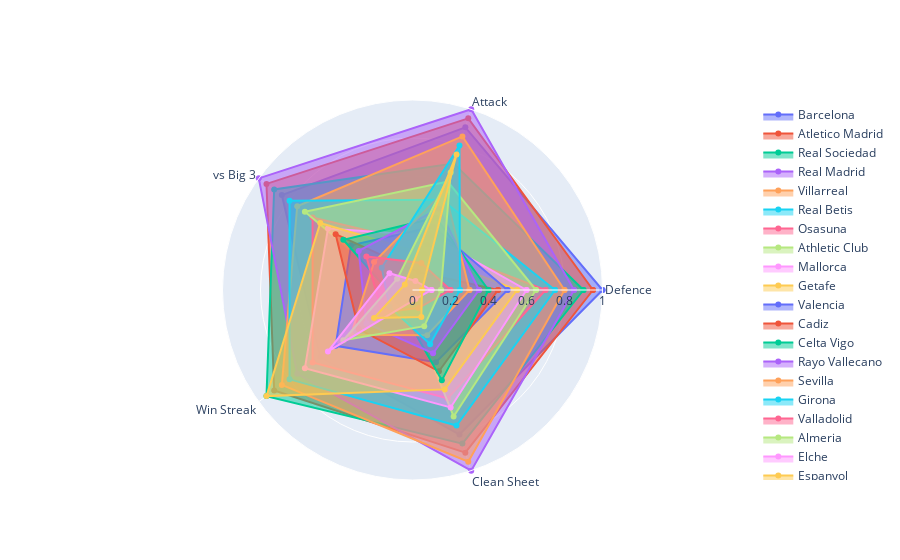

Write notebook code for a chart like this one.
### Code cell
import plotly.graph_objects as go


categories = ['Defence','Attack','vs Big 3',
              'Win Streak','Clean Sheet']



categories.append(categories[0])

fig = go.Figure()

for val in teams_stats:
    fig.add_trace(go.Scatterpolar(
          r=teams_stats[val],
          theta=categories,
          fill='toself',
          name= val,
        showlegend=val in teams_list, visible = True,
    ))
    

fig.update_layout(
  polar=dict(
    radialaxis=dict(
      visible=True,
      range=[0, 1]
    )),
  showlegend=True
)

fig.show()

### Figure 1 — Plotly figure (JSON) as saved in the notebook; plotly's stock layout.template omitted (floating-point values rounded to 4 significant figures)
{"data": [{"fill": "toself", "name": "Barcelona", "r": [1, 0.9, 0.85, 0.6, 0.8, 1], "showlegend": true, "theta": ["Defence", "Attack", "vs Big 3", "Win Streak", "Clean Sheet", "Defence"], "type": "scatterpolar", "visible": true}, {"fill": "toself", "name": "Atletico Madrid", "r": [0.95, 0.95, 0.95, 0.9, 0.9, 0.95], "showlegend": true, "theta": ["Defence", "Attack", "vs Big 3", "Win Streak", "Clean Sheet", "Defence"], "type": "scatterpolar", "visible": true}, {"fill": "toself", "name": "Real Sociedad", "r": [0.9, 0.7, 0.9, 0.95, 0.85, 0.9], "showlegend": true, "theta": ["Defence", "Attack", "vs Big 3", "Win Streak", "Clean Sheet", "Defence"], "type": "scatterpolar", "visible": true}, {"fill": "toself", "name": "Real Madrid", "r": [0.85, 1, 1, 0.75, 1, 0.85], "showlegend": true, "theta": ["Defence", "Attack", "vs Big 3", "Win Streak", "Clean Sheet", "Defence"], "type": "scatterpolar", "visible": true}, {"fill": "toself", "name": "Villarreal", "r": [0.8, 0.85, 0.75, 0.85, 0.95, 0.8], "showlegend": true, "theta": ["Defence", "Attack", "vs Big 3", "Win Streak", "Clean Sheet", "Defence"], "type": "scatterpolar", "visible": true}, {"fill": "toself", "name": "Real Betis", "r": [0.75, 0.5, 0.8, 0.8, 0.75, 0.75], "showlegend": true, "theta": ["Defence", "Attack", "vs Big 3", "Win Streak", "Clean Sheet", "Defence"], "type": "scatterpolar", "visible": true}, {"fill": "toself", "name": "Osasuna", "r": [0.7, 0.25, 0.65, 0.65, 0.6, 0.7], "showlegend": true, "theta": ["Defence", "Attack", "vs Big 3", "Win Streak", "Clean Sheet", "Defence"], "type": "scatterpolar", "visible": true}, {"fill": "toself", "name": "Athletic Club", "r": [0.65, 0.6, 0.7, 0.05, 0.7, 0.65], "showlegend": true, "theta": ["Defence", "Attack", "vs Big 3", "Win Streak", "Clean Sheet", "Defence"], "type": "scatterpolar", "visible": true}, {"fill": "toself", "name": "Mallorca", "r": [0.6, 0.3, 0.55, 0.7, 0.65, 0.6], "showlegend": true, "theta": ["Defence", "Attack", "vs Big 3", "Win Streak", "Clean Sheet", "Defence"], "type": "scatterpolar", "visible": true}, {"fill": "toself", "name": "Getafe", "r": [0.55, 0.2, 0.6, 0.95, 0.55, 0.55], "showlegend": true, "theta": ["Defence", "Attack", "vs Big 3", "Win Streak", "Clean Sheet", "Defence"], "type": "scatterpolar", "visible": true}, {"fill": "toself", "name": "Valencia", "r": [0.5, 0.35, 0.4, 0.5, 0.4, 0.5], "showlegend": true, "theta": ["Defence", "Attack", "vs Big 3", "Win Streak", "Clean Sheet", "Defence"], "type": "scatterpolar", "visible": true}, {"fill": "toself", "name": "Cadiz", "r": [0.45, 0.1, 0.5, 0.35, 0.45, 0.45], "showlegend": true, "theta": ["Defence", "Attack", "vs Big 3", "Win Streak", "Clean Sheet", "Defence"], "type": "scatterpolar", "visible": true}, {"fill": "toself", "name": "Celta Vigo", "r": [0.4, 0.4, 0.45, 0.1, 0.5, 0.4], "showlegend": true, "theta": ["Defence", "Attack", "vs Big 3", "Win Streak", "Clean Sheet", "Defence"], "type": "scatterpolar", "visible": true}, {"fill": "toself", "name": "Rayo Vallecano", "r": [0.35, 0.45, 0.35, 0.3, 0.35, 0.35], "showlegend": true, "theta": ["Defence", "Attack", "vs Big 3", "Win Streak", "Clean Sheet", "Defence"], "type": "scatterpolar", "visible": true}, {"fill": "toself", "name": "Sevilla", "r": [0.3, 0.55, 0.25, 0.4, 0.25, 0.3], "showlegend": true, "theta": ["Defence", "Attack", "vs Big 3", "Win Streak", "Clean Sheet", "Defence"], "type": "scatterpolar", "visible": true}, {"fill": "toself", "name": "Girona", "r": [0.25, 0.8, 0.2, 0.15, 0.3, 0.25], "showlegend": true, "theta": ["Defence", "Attack", "vs Big 3", "Win Streak", "Clean Sheet", "Defence"], "type": "scatterpolar", "visible": true}, {"fill": "toself", "name": "Valladolid", "r": [0.2, 0.15, 0.3, 0.2, 0.1, 0.2], "showlegend": true, "theta": ["Defence", "Attack", "vs Big 3", "Win Streak", "Clean Sheet", "Defence"], "type": "scatterpolar", "visible": true}, {"fill": "toself", "name": "Almeria", "r": [0.15, 0.65, 0.1, 0.45, 0.2, 0.15], "showlegend": true, "theta": ["Defence", "Attack", "vs Big 3", "Win Streak", "Clean Sheet", "Defence"], "type": "scatterpolar", "visible": true}, {"fill": "toself", "name": "Elche", "r": [0.1, 0.05, 0.15, 0.55, 0.05, 0.1], "showlegend": true, "theta": ["Defence", "Attack", "vs Big 3", "Win Streak", "Clean Sheet", "Defence"], "type": "scatterpolar", "visible": true}, {"fill": "toself", "name": "Espanyol", "r": [0.05, 0.75, 0.05, 0.25, 0.15, 0.05], "showlegend": true, "theta": ["Defence", "Attack", "vs Big 3", "Win Streak", "Clean Sheet", "Defence"], "type": "scatterpolar", "visible": true}], "layout": {"polar": {"radialaxis": {"range": [0, 1], "visible": true}}, "showlegend": true}}
